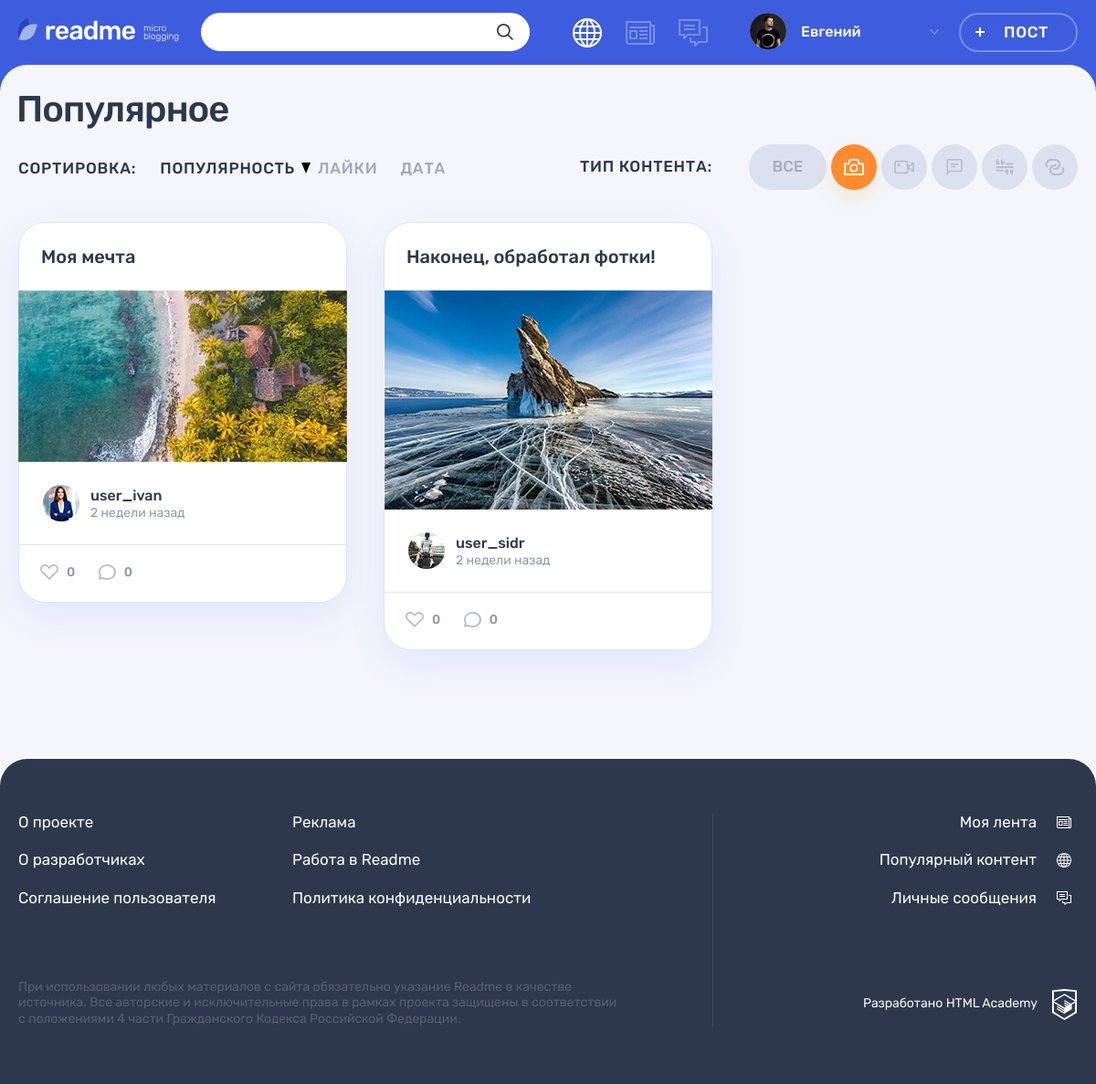
The page /index.php?sort_type=views_count&content_type_id=1 on the database its author committed.
### tables this page shows
CREATE TABLE content_types(
    id int unsigned PRIMARY KEY AUTO_INCREMENT,
    type varchar(255) NOT NULL UNIQUE,
    name varchar(255) NOT NULL UNIQUE
);

CREATE TABLE posts(
    id int unsigned PRIMARY KEY AUTO_INCREMENT,
    author_id int unsigned NOT NULL,
    content_type_id int unsigned NOT NULL,
    created_at timestamp DEFAULT current_timestamp,
    title varchar(255) NOT NULL,
    text_content varchar(1000),
    string_content varchar(255),
    views_count int unsigned DEFAULT 0,
    FOREIGN KEY (author_id) REFERENCES users(id)
        ON UPDATE CASCADE
        ON DELETE CASCADE,
    FOREIGN KEY (content_type_id) REFERENCES content_types(id)
        ON UPDATE CASCADE
        ON DELETE RESTRICT
);

### utils/helpers.php (called while the page is built, shortened)
<?php
function get_noun_plural_form(
    int $number,
    string $one,
    string $two,
    string $many
): string {
    $number = (int)$number;
    $mod10 = $number % 10;
    $mod100 = $number % 100;
    switch (true) {
        case ($mod10 >= 2 && $mod10 <= 4):
            return $two;
    }
}
function include_template($name, array $data = [])
{
    $name = 'templates/' . $name;
    extract($data);
    require $name;
    $result = ob_get_clean();
    return $result;
}

### utils/functions.php (called while the page is built, shortened)
<?php
require_once 'utils/helpers.php';
function format_iso_date_time(string $date): string
{
    return date('c', strtotime($date));
}
function format_relative_time(string $date): string
{
    $date = date_create($date);
    $current_date = date_create();
    $interval = date_diff($current_date, $date);
    list(
        $days_total,
        $hours_remainder,
        $minutes_remainder
        )
        = explode(TEXT_SEPARATOR, date_interval_format($interval, '%a %h %i'));
    $days_total = (int)$days_total;
    $hours_remainder = (int)$hours_remainder;
    $minutes_remainder = (int)$minutes_remainder;
    $weeks_total = (int)floor($days_total / DAYS_IN_WEEK);
    list(
        'unit' => $unit,
        'amount' => $amount,
        )
        = (function () use (
        $weeks_total,
        $days_total,
        $hours_remainder,
        $minutes_remainder
    ) {
        if ($weeks_total >= 5) {
            $months_total = floor($days_total / DAYS_IN_MONTH);
            return [
                'unit' => 'month',
                'amount' => $months_total,
            ];
        }
        if ($weeks_total >= 1) {
            return [
                'unit' => 'week',
                'amount' => $weeks_total,
            ];
        }
        if ($days_total >= 1) {
            return [
                'unit' => 'day',
                'amount' => $days_total,
            ];
        }
        if ($hours_remainder >= 1) {
            return [
                'unit' => 'hour',
                'amount' => $hours_remainder,
            ];
        }
        return [
            'unit' => 'minute',
            'amount' => $minutes_remainder,
        ];
    })();
    list(
        'one' => $one_unit,
        'two' => $two_units,
        'many' => $many_units,
        )
        = RELATIVE_TIME_UNITS[$unit];
    return "$amount "
           . get_noun_plural_form($amount, $one_unit, $two_units, $many_units);
}
function is_query_active(string $query_name, string $query_value = null): bool
{
    $current_query_value = filter_input(
        INPUT_GET,
        $query_name,
        FILTER_SANITIZE_STRING
    );
    if (is_null($query_value)) {
        return is_null($current_query_value);
    }
    return $current_query_value === $query_value;
}
function get_sort_url(
    string $basename,
    string $sort_type
): string {
    $query_params = $_GET;
    $current_sort_order = filter_input(
        INPUT_GET,
        SORT_ORDER_REVERSED,
        FILTER_SANITIZE_STRING
    );
    $query_params[SORT_TYPE_QUERY] = $sort_type;
    if (is_query_active(SORT_TYPE_QUERY, $sort_type)) {
        $query_params[SORT_ORDER_REVERSED] = is_null($current_sort_order) ? ''
            : null;
    }
    $query_string = http_build_query($query_params);
    return "/$basename?$query_string";
}
function get_content_filter_url(
    string $basename,
    int $content_type_id = null
): string {
    $query_params = $_GET;
    $query_params[CONTENT_FILTER_QUERY] = $content_type_id;
    $query_string = http_build_query($query_params);
    return "/$basename?$query_string";
}
function get_content_filters(array $content_types, string $basename): array
{
    $content_filters = $content_types;
    array_walk(
        $content_filters,
        function (&$filter) use ($basename) {
            $id = $filter['id'];
            $url = get_content_filter_url($basename, $id);
            $active = is_query_active(CONTENT_FILTER_QUERY, $id);
            $filter['url'] = $url;
            $filter['active'] = $active;
        }
    );
    return $content_filters;
}
function get_sort_types(string $basename): array
{
    $sort_types = SORT_TYPE_OPTIONS;
    array_walk(
        $sort_types,
        function (&$sort_type) use ($basename) {
            $value = $sort_type['value'];
            $url = get_sort_url($basename, $value);
            $active = is_query_active(SORT_TYPE_QUERY, $value);
            $sort_type['url'] = $url;
            $sort_type['active'] = $active;
        }
    );
    return $sort_types;
}

### models/content_type.php (called while the page is built, shortened)
<?php
function get_content_types(mysqli $db_connection)
{
    $sql = "
        SELECT
            content_types.id,
            content_types.type,
            content_types.name
        FROM content_types
    ";
    $result = mysqli_query($db_connection, $sql);
    return mysqli_fetch_all($result, MYSQLI_ASSOC);
}

### utils/decorators.php (called while the page is built, shortened)
<?php
function decorate_popular_page(
    string $popular_filters_content,
    $post_cards
): string {
    return include_template(
        'popular.php',
        [
            'popular_filters_content' => $popular_filters_content,
            'post_cards' => $post_cards,
        ]
    );
}
function decorate_post_card_content(array $post_card): string
{
    $id = $post_card['id'];
    $content_type = $post_card['content_type'];
    $text_content = $post_card['text_content'] ?? '';
    $string_content = $post_card['string_content'] ?? '';
    return include_template(
        "partials/post-card/$content_type-content.php",
        [
            'id' => $id,
            'text_content' => $text_content,
            'string_content' => $string_content,
        ]
    );
}

### models/post.php (called while the page is built, shortened)
<?php
function get_posts(mysqli $db_connection, $config = [])
{
    $sort_type = $config['sort_type'] ? mysqli_real_escape_string(
        $db_connection,
        $config['sort_type']
    ) : null;
    $content_type_id = $config['content_type_id'] ?? '';
    $is_order_reversed = $config['is_order_reversed'] ?? false;
    $filter_sql = $config['content_type_id'] ? "WHERE content_types.id = ?" : '';
    $order_direction_sql = $is_order_reversed ? 'ASC' : 'DESC';
    $sort_sql = $sort_type ? "ORDER BY $sort_type $order_direction_sql" : '';
    $sql = "
        SELECT
            posts.id,
            posts.title,
            posts.string_content,
            posts.text_content,
            posts.created_at,
            posts.views_count,
            users.login AS author_login,
            users.avatar_url AS author_avatar,
            content_types.type AS content_type,
            COUNT(DISTINCT likes.author_id) AS likes_count,
            COUNT(DISTINCT comments.id) AS comments_count
        FROM posts
            JOIN users ON posts.author_id = users.id
            JOIN content_types ON posts.content_type_id = content_types.id
            LEFT JOIN likes ON posts.id = likes.post_id
            LEFT JOIN comments ON posts.id = comments.post_id
        $filter_sql
        GROUP BY posts.id
        $sort_sql
    ";
    $statement = mysqli_prepare($db_connection, $sql);
    if ($filter_sql) {
        mysqli_stmt_bind_param($statement, 'i', $content_type_id);
    }
    mysqli_stmt_execute($statement);
    $result = mysqli_stmt_get_result($statement);
    return mysqli_fetch_all($result, MYSQLI_ASSOC);
}

### templates/partials/popular-filters.php (the view, shortened to what this page needs)
<div class="popular__filters-wrapper">
    <div class="popular__sorting sorting">
        <b class="popular__sorting-caption sorting__caption">Сортировка:</b>
        <ul class="popular__sorting-list sorting__list">
            <?php
            foreach ($sort_types as $sort_type): ?>
                <li class="sorting__item">
                    <a class="sorting__link <?= $sort_type['active']
                        ? 'sorting__link--active'
                        : '' ?> <?= $is_sort_order_reversed
                        ? 'sorting__link--reverse' : '' ?>"
                       href="<?= $sort_type['url'] ?>">
                        <span><?= $sort_type['label'] ?></span>
                        <svg class="sorting__icon" width="10" height="12">
                            <use xlink:href="#icon-sort"></use>
                        </svg>
                    </a>
                </li>
            <?php
            endforeach; ?>
        </ul>
    </div>
    <div class="popular__filters filters">
        <b class="popular__filters-caption filters__caption">Тип контента:</b>
        <ul class="popular__filters-list filters__list">
            <li class="popular__filters-item popular__filters-item--<?= $any_content_filter['type'] ?> filters__item filters__item--<?= $any_content_filter['icon'] ?>">
                <a class="filters__button filters__button--ellipse filters__button--all <?= $any_content_filter['active']
                    ? 'filters__button--active' : '' ?>"
                <?= !$any_content_filter['active']
                    ? 'href="' . $any_content_filter['url'] . '"' : '' ?> >
                <span><?= $any_content_filter['name'] ?></span>
                </a>
            </li>
            <?php
            foreach ($content_filters as $content_filter): ?>
                <li class="popular__filters-item filters__item">
                    <a class="filters__button filters__button--<?= $content_filter['type'] ?> <?= $content_filter['active']
                        ? 'filters__button--active' : '' ?> button"
                        <?= !$content_filter['active']
                            ? 'href="' . $content_filter['url'] . '"' : '' ?> >
                    <svg class="filters__icon" width="22" height="18">
                        <use xlink:href="#icon-filter-<?= $content_filter['type'] ?>"></use>
                    </svg>
                    </a>
                </li>
            <?php
            endforeach; ?>
        </ul>
    </div>
</div>

### templates/popular.php (shortened to what this page needs)
<div class="container">
    <h1 class="page__title page__title--popular">Популярное</h1>
</div>
<div class="popular container">
    <?= $popular_filters_content ?>
    <div class="popular__posts">
        <?php
        foreach ($post_cards as $post_card): ?>
            <?= include_template(
                'partials/post-card/base.php',
                ['post_card' => $post_card]
            ) ?>
        <?php
        endforeach; ?>
    </div>
</div>

### templates/partials/post-card/base.php (shortened to what this page needs)
<?php
require_once 'utils/decorators.php';
list(
    'id' => $id,
    'title' => $title,
    'content_type' => $content_type,
    'author_login' => $author_login,
    'author_avatar' => $author_avatar,
    'created_at' => $created_at,
    'likes_count' => $likes_count,
    'comments_count' => $comments_count,
    )
    = $post_card;
?>
<article class="popular__post post post-<?= $content_type ?>">
    <header class="post__header">
        <a href="post.php?post_id=<?= $id ?>">
            <h2><?= strip_tags($title) ?></h2>
        </a>
    </header>
    <div class="post__main">
        <?= decorate_post_card_content($post_card) ?>
    </div>
    <footer class="post__footer">
        <div class="post__author">
            <a class="post__author-link" href="#" title="Автор">
                <div class="post__avatar-wrapper">
                    <img class="post__author-avatar"
                         src="/<?= $author_avatar ?>"
                         alt="Аватар пользователя">
                </div>
                <div class="post__info">
                    <b class="post__author-name"><?= strip_tags(
                            $author_login
                        ) ?></b>
                    <time class="post__time" datetime="<?= format_iso_date_time(
                        $created_at
                    ) ?>"><?= format_relative_time($created_at) ?> назад</time>
                </div>
            </a>
        </div>
        <div class="post__indicators">
            <div class="post__buttons">
                <a class="post__indicator post__indicator--likes button"
                   href="#" title="Лайк">
                    <svg class="post__indicator-icon" width="20" height="17">
                        <use xlink:href="#icon-heart"></use>
                    </svg>
                    <span><?= $likes_count ?></span>
                </a>
                <a class="post__indicator post__indicator--comments button"
                   href="#" title="Комментарии">
                    <svg class="post__indicator-icon" width="19" height="17">
                        <use xlink:href="#icon-comment"></use>
                    </svg>
                    <span><?= $comments_count ?></span>
                </a>
            </div>
        </div>
    </footer>
</article>

### templates/partials/post-card/photo-content.php
<?php
$string_content = isset($string_content) ? strip_tags($string_content) : '';
?>
<div class="post-photo__image-wrapper">
    <img src="/<?= $string_content ?>" alt="Фото от пользователя" width="360"
         height="240">
</div>

### rows shown on the page
posts: title "Моя мечта", string_content (picture), shows a picture, author_login "user_ivan"
posts: title "Наконец, обработал фотки!", string_content (picture), shows a picture, author_login "user_sidr"

### other values the page prints
$user_name "Евгений"
$sort_type['label'] "ПОПУЛЯРНОСТЬ"
$sort_type['label'] "ЛАЙКИ"
$sort_type['label'] "ДАТА"
$any_content_filter['name'] "ВСЕ"
